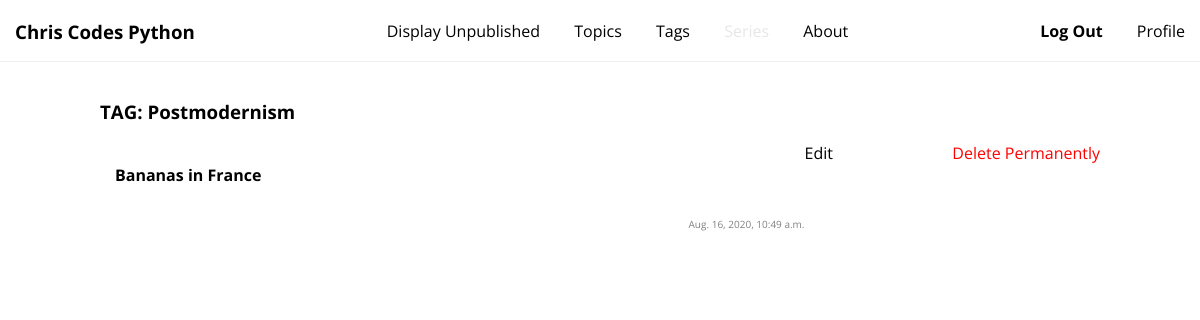
Page /tags/postmodernism (signed in) on the committed database.
### tags/models.py (models this page shows)
class Tag(models.Model):
    title = models.CharField(max_length=120, unique=True)
    slug = models.SlugField(unique=True)
    post = models.ManyToManyField(
        Post, related_name='tags',
        )
    image = models.ManyToManyField(
        Images, related_name='tags',
        )

### post/models.py (models this page shows, shortened)
class Post(models.Model):
    title = models.CharField(max_length=128, unique=True)
    subtitle = models.CharField(max_length=128)
    description = models.CharField(max_length=512)
    publication_date = models.DateTimeField(blank=True, null=True)
    slug = models.SlugField(unique=True)
    is_published = models.BooleanField(default=False, blank=True, null=True)
    post_series = models.ForeignKey(
            PostSeries, on_delete=models.CASCADE,
            related_name='posts', null=True,
            blank=True,
        )
    topic = models.ForeignKey(
            Topic, on_delete=models.CASCADE,
            related_name='posts',
        )
    class Meta:
        ordering = ['-publication_date']

### tags/views.py (the view)
# urls.py: path('<slug:slug>', tag_detail, name='tag_detail'),
def tag_detail(request, slug=None):
    tag = get_object_or_404(Tag, slug=slug)
    context = {'tag':tag}
    return render(request, 'tags/tag_detail.html', context)

### accounts/models.py (called while the page is built)
    @property
    def is_staff(self):
        return self.staff

### tags/templates/tags/tag_detail.html (shortened to what this page needs)
{% extends 'base.html' %}
{% load static %}
{% block head %}
<link rel="stylesheet" href="{% static 'post/css/post_list.css' %}">
<link rel="stylesheet" href="{% static 'tags/css/tag_list.css' %}">
{% endblock %}
{% block body %}
<div id="post-container">
  <div class="section">
    <h3>TAG: {{ tag.title|title }}</h3>
  </div>
{% for post in tag.post.all %}
<div href="{% url 'post:post_detail' slug=post.slug %}" class="post-box post-highlight">
  <a href="{% url 'post:post_detail' slug=post.slug %}">
    <div class="post-description">
      <div class="post-main-info">
        <h4>{{ post.title }}</h4>
      </div>
      <div class="post-info">
          <p class="post_pub_date">{{ post.publication_date }}</p>
      </div>
    </div>
  </a>
  {% if user.is_staff %}
      <a href="{% url 'post:post_update' post_id=post.id %}">Edit</a>
      <a href="{% url 'post:post_delete' post_id=post.id %}" style="float:right; color:red">Delete Permanently</a>
  {% endif %}
</div>
  {% endfor %}
</div>
</div>
{% endblock %}

### static/main.css (style rules this page uses)
body { margin: 0px; padding: 0px; }
* { font-family: 'Open Sans', sans-serif; color: black; text-decoration: None; }
.section { padding:0px; }
.post_pub_date { color: gray; font-size: 10px; float: right; }

### static/post/css/post_list.css (style rules this page uses)
#post-container { padding-top:0px; }
.post-box { transition-duration: .5s; padding:0px 0px 0px 15px; margin-bottom: 20px; overflow: auto; height: 200px; border:1px solid rgba(240,240,240,0); transition-duration: .3; }
.post-description { display: inline-block; width: 70%; float: left; }

### static/tags/css/tag_list.css (style rules this page uses)
.post-box { border: none; }

### rows in the picture
Tag: title "Postmodernism"
Post: title "Bananas in France", publication_date "Aug. 16, 2020, 10:49 a.m."
